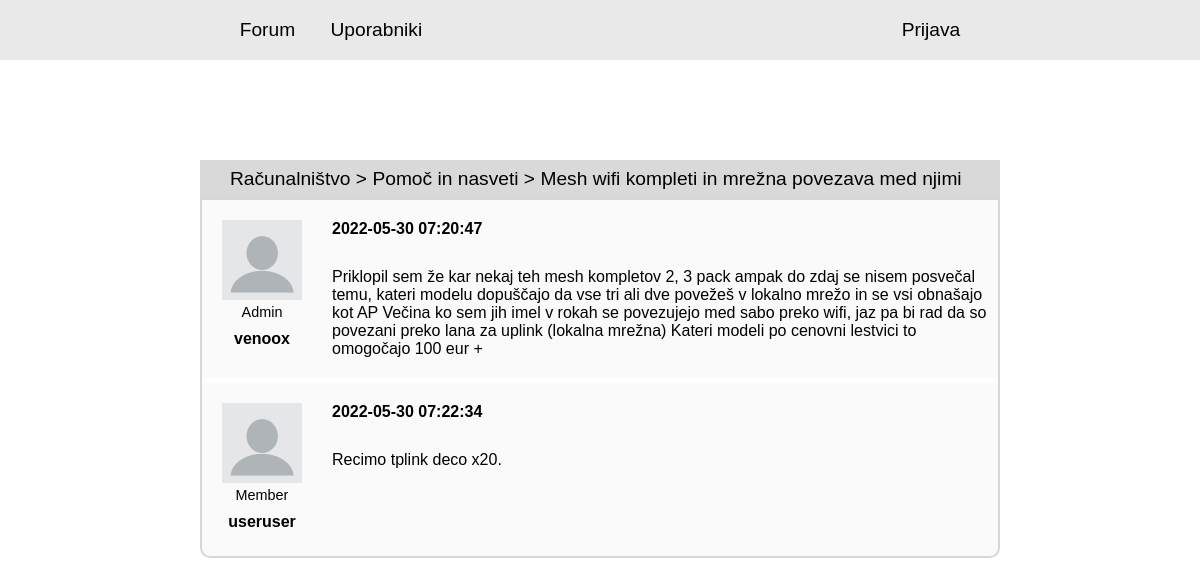
Screenshot of /code/index.php/forum/thread?id=5 with the database file from the repository.
### tables this page shows
CREATE TABLE `category` (
  `id` int(11) NOT NULL AUTO_INCREMENT,
  `title` text NOT NULL,
  `description` text DEFAULT NULL,
  `parent_category` int(11) DEFAULT NULL,
  PRIMARY KEY (`id`),
  KEY `parent_category` (`parent_category`),
  CONSTRAINT `category_ibfk_1` FOREIGN KEY (`parent_category`) REFERENCES `category` (`id`)
);

CREATE TABLE `thread` (
  `id` int(11) NOT NULL AUTO_INCREMENT,
  `title` text NOT NULL,
  `description` text DEFAULT NULL,
  `category` int(11) NOT NULL,
  `created_timestamp` timestamp NOT NULL DEFAULT current_timestamp(),
  `original_poster` int(11) NOT NULL,
  `locked` int(11) NOT NULL DEFAULT 0,
  PRIMARY KEY (`id`),
  KEY `category` (`category`),
  KEY `original_poster` (`original_poster`),
  CONSTRAINT `thread_ibfk_1` FOREIGN KEY (`category`) REFERENCES `category` (`id`),
  CONSTRAINT `thread_ibfk_2` FOREIGN KEY (`original_poster`) REFERENCES `user` (`id`)
);

CREATE TABLE `post` (
  `id` int(11) NOT NULL AUTO_INCREMENT,
  `thread` int(11) NOT NULL,
  `user` int(11) NOT NULL,
  `content` text NOT NULL,
  `created_timestamp` timestamp NOT NULL DEFAULT current_timestamp(),
  `modified_timestamp` timestamp NOT NULL DEFAULT '0000-00-00 00:00:00' ON UPDATE current_timestamp(),
  PRIMARY KEY (`id`),
  KEY `thread` (`thread`),
  KEY `user` (`user`),
  CONSTRAINT `post_ibfk_1` FOREIGN KEY (`thread`) REFERENCES `thread` (`id`),
  CONSTRAINT `post_ibfk_2` FOREIGN KEY (`user`) REFERENCES `user` (`id`)
);

CREATE TABLE `user` (
  `id` int(11) NOT NULL AUTO_INCREMENT,
  `username` varchar(50) NOT NULL,
  `email` varchar(50) NOT NULL,
  `password` varchar(64) NOT NULL,
  `role` int(11) NOT NULL,
  `bio` text DEFAULT NULL,
  `profile_picture` text NOT NULL DEFAULT 'assets/profile_pictures/default.png',
  `country` int(11) NOT NULL,
  `joined_at` timestamp NOT NULL DEFAULT current_timestamp(),
  `last_active` timestamp NOT NULL DEFAULT current_timestamp(),
  PRIMARY KEY (`id`),
  UNIQUE KEY `username` (`username`),
  UNIQUE KEY `email` (`email`),
  KEY `role` (`role`),
  KEY `country` (`country`),
  CONSTRAINT `user_ibfk_2` FOREIGN KEY (`role`) REFERENCES `role` (`id`),
  CONSTRAINT `user_ibfk_3` FOREIGN KEY (`country`) REFERENCES `country` (`id`)
);

### code/controller/ForumController.php (called while the page is built, shortened)
<?php
require_once("ViewHelper.php");
class ForumController {
    public static function thread($id = null, $errors = []) {
        $id = isset($_GET["id"]) ? intval($_GET["id"]) : $id;
        $posts = PostDB::getWhere(["thread" => $id]);
        foreach ($posts as $key => $post) {
            $posts[$key]["author"] = UserDB::get($post["user"]);
            $posts[$key]["author"]["role"] = RoleDB::get($posts[$key]["author"]["role"])["role"];
        }
        $thread = ThreadDB::get($id);
        $subcategory = CategoryDB::get($thread["category"]);
        $category = CategoryDB::get($subcategory["parent_category"]);
        $vars = [
            "category" => $category,
            "subcategory" => $subcategory,
            "thread" => $thread,
            "posts" => $posts,
            "errors" => $errors,
        ];
        ViewHelper::render("view/forum-thread.php", $vars);
    }
}

### code/model/CRUD.php (called while the page is built, shortened)
<?php
abstract class CRUD {
    public static $table_name = "";
    public static $table_columns = [];
    public static function get($id) {
        $db = DBInit::getInstance();
        $table_name = static::$table_name;
        $statement = $db->prepare("SELECT * FROM $table_name WHERE id = :id");
        $statement->bindParam(":id", $id, PDO::PARAM_INT);
        $statement->execute();
        $item = $statement->fetch(PDO::FETCH_ASSOC);
        if ($item != null) {
            return $item;
        } else {
            throw new InvalidArgumentException("No record with id $id");
        }
    }
    public static function getWhere($values) {
        $db = DBInit::getInstance();
        $table_name = static::$table_name;
        $table_columns = static::$table_columns;
        $params = "";
        foreach ($values as $column => $_) {
            $params .= "$column = :$column, ";
        }
        $params = rtrim($params, ", ");
        $statement = $db->prepare("SELECT * FROM $table_name WHERE $params");
        foreach ($values as $column => $value) {
            $statement->bindParam(":$column", $value, $table_columns[$column]);
        }
        $statement->execute();
        $items = $statement->fetchAll(PDO::FETCH_ASSOC);
        if ($items != null) {
            return $items;
        } else {
            return [];
        }
    }
}

### code/view/forum-thread.php (the view, shortened to what this page needs)
<?php
include "html-header.php";
include "menu.php";
?>
<body>
    <main>
        <div class="section-box">
            <div class="section-title">
                <?= $category["title"] ?> > <?= $subcategory["title"] ?> > <?= $thread["title"] ?>
            </div>
            <div class="section-content">
                <?php foreach ($posts as $post): ?>
                    <div class="post">
                        <div class="post-info">
                            <div class="author-image">
                                <img width="60px" src="<?= explode("index.php", BASE_URL)[0] . $post["author"]["profile_picture"] ?>" />
                            </div>
                            <div class="post-user">
                                <div class="post-role">
                                    <?= $post["author"]["role"]?>
                                </div>
                                <div class="post-author">
                                    <?= $post["author"]["username"] ?>
                                </div>
                            </div>
                        </div>
                        <div class="post-content">
                            <div class="post-timestamp-desktop"><?= $post["created_timestamp"] ?></div>
                            <?= $post["content"] ?>
                        </div>
                    </div>
                <?php endforeach; ?>
            </div>
        </div>
    </main>
</body>

### code/view/html-header.php (shortened to what this page needs)
<!DOCTYPE html>
<head>
    <link rel="stylesheet" type="text/css" href="<?= ASSETS_URL . "style.css" ?>">
</head>

### code/view/menu.php
<?php
$links = [
    [
        ["name" => "Forum", "url" => BASE_URL . "forum", "show" => true],
        ["name" => "Uporabniki", "url" => BASE_URL . "users", "show" => true],
    ],
    [
        ["name" => "Admin", "url" => BASE_URL . "admin", "show" => $_SESSION != null && $_SESSION['role'] == "admin"],
        ["name" => "Račun", "url" => BASE_URL . "user?id=" . $_SESSION["id"], "show" => $_SESSION != null && isset($_SESSION['login'])],
        ["name" => "Prijava", "url" => BASE_URL . "login", "show" => !isset($_SESSION['login'])],
        ["name" => "Odjava", "url" => BASE_URL . "logout", "show" => isset($_SESSION['login'])],
    ]
];
$actual_url = explode("?", $_SERVER["REQUEST_URI"])[0];
?>
<header class="menu">
    <div>
        <?php foreach ($links[0] as $link): ?>
            <?php if ($link["show"]): ?>
                <a class="link <?= $actual_url == $link["url"] ? "link-active" : "" ?>" href="<?= $link["url"] ?>">
                    <?= $link["name"] ?>
                </a>
            <?php endif; ?>
        <?php endforeach; ?>
    </div>
    <div>
        <?php foreach ($links[1] as $link): ?>
            <?php if ($link["show"]): ?>
                <a class="link <?= $actual_url == $link["url"] ? "link-active" : "" ?>" href="<?= $link["url"] ?>">
                    <?= $link["name"] ?>
                </a>
            <?php endif; ?>
        <?php endforeach; ?>
    </div>
</header>

### code/index.php (shortened to what this page needs)
<?php
require_once("controller/ForumController.php");
$path = isset($_SERVER["PATH_INFO"]) ? trim($_SERVER["PATH_INFO"], "/") : "";
$urls = [
    "forum" => function () {
        ForumController::index();
    },
    "forum/category" => function() {
        ForumController::category();
    },
    "forum/thread" => function() {
        if ($_SERVER["REQUEST_METHOD"] == "POST") {
            ForumController::newPost();
        } else {
            ForumController::thread();
        }
    },
    "forum/new-thread" => function() {
        if ($_SERVER["REQUEST_METHOD"] == "POST") {
            ForumController::newThread();
        } else {
            ForumController::showNewThreadForm();
        }
    },
    "forum/lock-thread" => function() {
        ForumController::lockThread();
    },
    "forum/unlock-thread" => function() {
        ForumController::unlockThread();
    },
    "forum/delete-thread" => function() {
        ForumController::deleteThread();
    },
    "users" => function() {
        if (isset($_GET["search_term"])) {
            UserController::usersSearch();
        } else {
            UserController::users();
        }
    },
    "user" => function() {
        UserController::user();
    },
    "user/edit" => function() {
        if ($_SERVER["REQUEST_METHOD"] == "POST") {
            UserController::edit();
        } else {
            UserController::showUserEditForm();
        }
    },
    "admin" => function() {
        UserController::adminUsers();
    },
    "admin/users" => function() {
        if (isset($_GET["search_term"])) {
            UserController::adminUsersSearch();
        } else {
            UserController::adminUsers();
        }
    },
    "admin/user/promote" => function() {
        UserController::promoteUser();
    },
    "admin/user/delete" => function() {
        UserController::deleteUser();
    },
    "admin/categories" => function() {
        ForumController::adminCategories();
    },
    "admin/categories/add" => function() {
        ForumController::adminCategoriesAdd();
    },
    "admin/categories/remove" => function() {
        ForumController::adminCategoriesRemove();
    },
    "login" => function() {
        if ($_SERVER["REQUEST_METHOD"] == "POST") {
            LoginController::login();
        } else {
            LoginController::showLoginForm();
        }
    },
    "register" => function() {
        if ($_SERVER["REQUEST_METHOD"] == "POST") {
            LoginController::register();
        } else {
            LoginController::showRegisterForm();
        }
    },
    "logout" => function() {
        LoginController::logout();
    },
    "" => function () {
        ViewHelper::redirect(BASE_URL . "forum");
    },
];
try {
    if (isset($urls[$path])) {
        $urls[$path]();
    } else {
        echo "No controller for '$path'";
    }
} catch (Exception $e) {
    echo "An error occurred: <pre>$e</pre>";
}

### code/ViewHelper.php (shortened to what this page needs)
<?php
class ViewHelper {
    public static function render($file, $variables = array()) {
        extract($variables);
        include($file);
        $renderedView = ob_get_clean();
        echo $renderedView;
    }
}

### code/assets/style.css (style rules this page uses)
* { margin: 0; padding: 0; font-family: Poppins, sans-serif; }
.menu { height: 50px; width: 100%; background-color: #E9E9E9; display: flex; justify-content: space-around; align-items: center; }
a { text-decoration: none; color: black; }
.menu .link { margin-right: 20px; padding: 5px; font-size: 0.9rem; }
.menu .link:last-child { margin-right: 0; }
main { padding: 50px 25px; }
.section-title { background-color: var(--main-gray); padding: 8px 10px; font-size: 1.2rem; }
.section-content { border: 2px solid var(--border-gray); border-radius: 0 0 10px 10px; }
@media screen and (min-width: 1200px) { .section-title { padding-left: 30px; } }
@media screen and (min-width: 1200px) { main { padding: 100px 200px; } }
@media screen and (min-width: 1200px) { .menu { height: 60px; } }
@media screen and (min-width: 1200px) { .menu .link { font-size: 1.2rem; } }
.post { padding: 10px; background-color: var(--background-gray); margin-bottom: 5px; display: flex; flex-direction: column; }
.post:last-child { margin-bottom: 0; }
.post-info { display: flex; }
.post-content { margin: 10px 0; }
.author-image { margin-right: 10px; }
.post-user { display: flex; flex-direction: column; justify-content: center; }
.post-author { font-weight: 600; margin-bottom: 5px; }
.post-content { font-size: 0.9rem; }
.post-timestamp-desktop { display: none; }
.post-role { display: none; }
@media screen and (min-width: 1200px) { .post { flex-direction: row; } }
@media screen and (min-width: 1200px) { .post-info { flex-direction: column; margin-right: 20px; padding: 10px; } }
@media screen and (min-width: 1200px) { .post-user { align-items: center; } }
@media screen and (min-width: 1200px) { .author-image { margin-right: 0; } }
@media screen and (min-width: 1200px) { .author-image > img { width: 80px; } }
@media screen and (min-width: 1200px) { .post-content { font-size: 1rem; } }
@media screen and (min-width: 1200px) { .post-timestamp-desktop { display: block; margin-bottom: 30px; font-weight: 600; } }
@media screen and (min-width: 1200px) { .post-role { display: block; margin-bottom: 10px; font-size: 0.9rem; } }

### rows the page displays
category: title "Računalništvo"
category: title "Pomoč in nasveti"
thread: title "Mesh wifi kompleti in mrežna povezava med njimi"
post: user.profile_picture (placeholder picture), role "Admin", user.username "venoox", created_timestamp "2022-05-30 07:20:47", content "Priklopil sem že kar nekaj teh mesh kompletov 2, 3 pack ampak do zdaj se nisem posvečal temu, kateri modelu dopuščajo da vse tri ali dve povežeš v lokalno mrežo in se vsi obnašajo kot AP Večina ko sem jih imel v rokah se povezujejo med sabo preko wifi, jaz pa bi rad da so povezani preko lana za uplink (lokalna mrežna) Kateri modeli po cenovni lestvici to omogočajo 100 eur +"
post: user.profile_picture (placeholder picture), role "Member", user.username "useruser", created_timestamp "2022-05-30 07:22:34", content "Recimo tplink deco x20."

### other values shown
$link["name"] "Forum"
$link["name"] "Uporabniki"
$link["name"] "Prijava"
